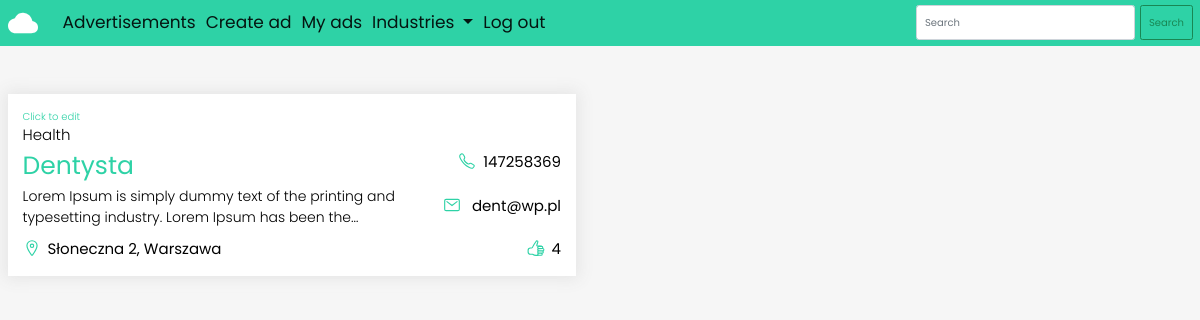
/my (signed in), run on the app's committed database.
### ads/models.py (models this page shows, shortened)
class Advertisement(models.Model):
    company = models.CharField(max_length=300)
    address = models.CharField(max_length=400)
    email = models.EmailField(max_length=254)
    phone = models.CharField(max_length=14)
    desc = models.TextField()
    industries = [
        ('','Choose industry'),
        ('re', 'Real estate'),
        ('ht', 'Health'),
        ('at', 'Automotive'),
        ('ft', 'Fitness'),
    ]
    industry = models.CharField(max_length=2, choices=industries, default='')
    user = models.ForeignKey(User, on_delete=models.CASCADE)
    likes = models.ManyToManyField(User, blank=True, related_name='likes')
    def display_industry(self):
        for industry in self.industries:
            if self.industry in industry:
                toDisplay = industry[1]
        return toDisplay
    def total_likes(self):
        return self.likes.count()

### ads/views.py (the view)
# urls.py: path('my', views.my, name='my'),
@login_required
def my(request):
    ads = Advertisement.objects.filter(user=request.user)
    for ad in ads:
        if ad.likes.filter(id=request.user.id).exists():
            ad.is_liked = True
        else:
            ad.is_liked = False
    return render(request, 'my.html', {'ads': ads})

### ads/templates/my.html
{% extends 'base.html' %}
{% block content %}
<div class="row">
    <div class="ads-row">
        {% for ad in ads %}
        <div class="ad-col">
            <a href="{% url 'edit' ad.id %}">
                <div class="ad-box">
                    <span id="edit">Click to edit</span>
                    <span>{{ad.display_industry}}</span>
                    <div class="info-row">
                        <div class="info-col big">
                            <h2>{{ad.company}}</h2>
                            <p class="desc">{{ad.desc|truncatechars:100}}</p>
                            <p class="small-info">
                                <ion-icon name="location-outline"></ion-icon>{{ad.address}}
                            </p>
                        </div>
                        <div class="info-col">
                            <p class="small-info">
                                <ion-icon name="call-outline"></ion-icon>{{ad.phone}}
                            </p>
                            <p class="small-info">
                                <ion-icon name="mail-outline"></ion-icon>
                                {{ad.email}}
                            </p>
                            <p class="small-info">
                                {% if ad.is_liked %}
                                <ion-icon name="thumbs-up"></ion-icon>{{ad.total_likes}}
                                {% else %}
                                <ion-icon name="thumbs-up-outline"></ion-icon>{{ad.total_likes}}
                                {% endif %}
                            </p>
                        </div>
                    </div>
                </div>
            </a>
        </div>
        {% endfor %}
    </div>
</div>
{% endblock content %}

### ads/static/css/styles.css (style rules this page uses)
* { margin: 0; padding: 0; box-sizing: border-box; }
:root { --background: #f6f6f6; --primary: #2ed2a6; }
html, body { font-size: 10px; font-family: 'Poppins', sans-serif; background-color: var(--background); }
a, a:hover { text-decoration: none; color: black; }
.row { max-width: 1200px; margin: 0 auto; }
.ads-row { display: flex; flex-wrap: wrap; justify-content: space-between; }
.ad-col { flex: 0 0 calc(50% - 2.4rem); display: inline-flex; margin-top: 4.8rem; }
.ad-box { width: 100%; background-color: #fff; padding: 1.5rem; box-shadow: 0 0 15px 3px #e5e5e5; transition: box-shadow 0.4s; height: 100%; }
.info-row { display: flex; justify-content: space-between; }
.info-col { display: flex; flex: 2; flex-direction: column; justify-content: space-between; }
.info-col:last-child { text-align: right; }
.big { flex: 5; }
.ad-box span { display: block; font-size: 1.5rem; font-weight: 300; margin-bottom: 0.5rem; }
.ad-box h2 { font-size: 2.5rem; font-weight: 400; color: var(--primary); }
.desc { font-size: 1.4rem; font-weight: 300; }
.ad-box ion-icon { color: var(--primary); font-size: 1.8rem; margin-right: 0.7rem; margin-bottom: -3px; }
.small-info { font-size: 1.5rem; margin: 0; }
#edit { color: var(--primary); font-size: 1rem; margin: 0; }

### data on the page
Advertisement: display_industry "Health", company "Dentysta", desc "Lorem Ipsum is simply dummy text of the printing and typesetting industry. Lorem Ipsum has been the…", address "Słoneczna 2, Warszawa", phone "147258369", email "dent@wp.pl", total_likes "4"
